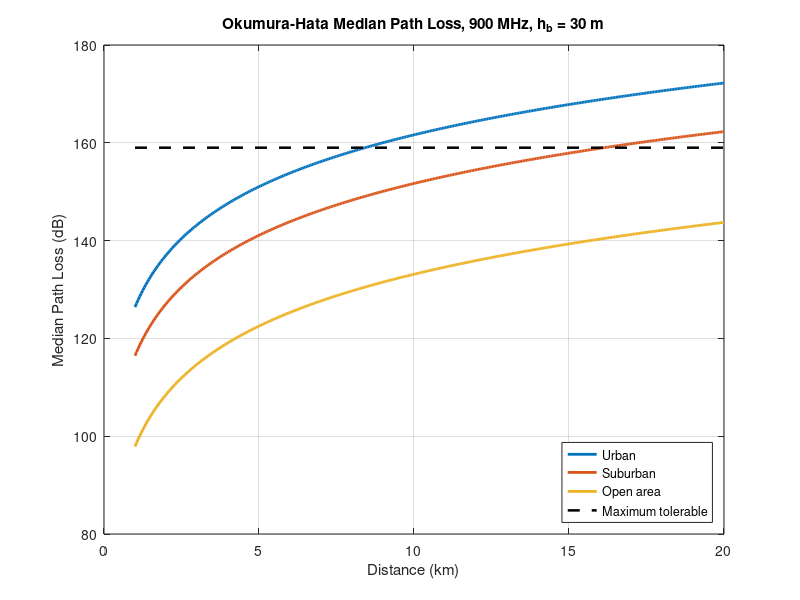
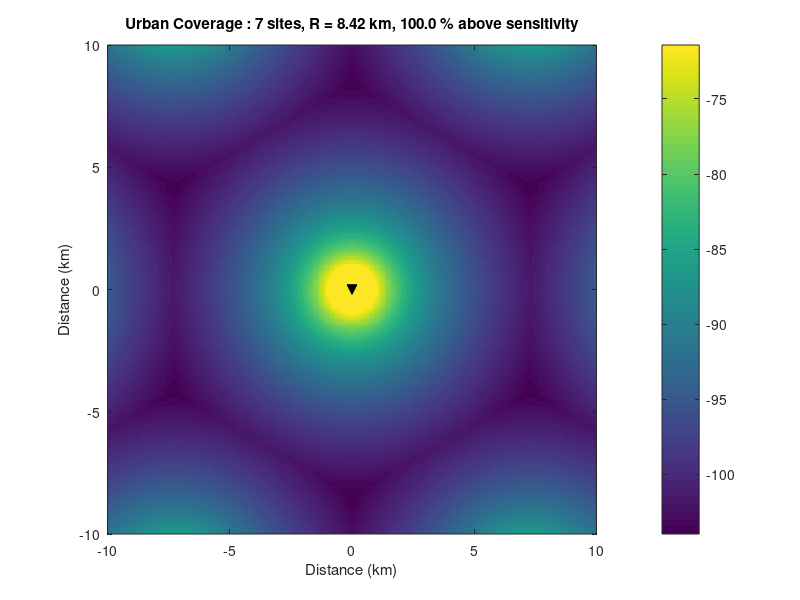

Recreate these plots in MATLAB, in order.
% Experiment 3 : Okumura-Hata Model and Coverage Prediction
clc; clear; close all;

%% Parameters
f     = 900;            % carrier frequency (MHz)
hb    = 30;             % base station antenna height (m)
hm    = 1.5;            % mobile antenna height (m)
EIRP  = 55;             % Pt + Gt + Gr (dBm)
Sens  = -104;           % receiver sensitivity (dBm)
side  = 20;             % service area side (km)
Area  = side^2;
maxPL = EIRP - Sens;

d = 1:0.05:20;

%% Mobile antenna correction factor, medium city
a_hm = (1.1*log10(f) - 0.7)*hm - (1.56*log10(f) - 0.8);

%% Hata path loss
L_urban = 69.55 + 26.16*log10(f) - 13.82*log10(hb) - a_hm ...
          + (44.9 - 6.55*log10(hb))*log10(d);
L_sub   = L_urban - 2*(log10(f/28))^2 - 5.4;
L_open  = L_urban - 4.78*(log10(f))^2 + 18.33*log10(f) - 40.94;

nEff = (44.9 - 6.55*log10(hb))/10;

fprintf('Mobile antenna correction a(hm) = %.4f dB\n',a_hm);
fprintf('Effective path loss exponent    = %.4f\n',nEff);
fprintf('Maximum tolerable path loss     = %.1f dB\n\n',maxPL);

fprintf('%-12s %12s %12s %14s %14s\n','Environment','L(1 km)','L(10 km)','Radius (km)','Sites');
L1 = [L_urban(1) L_sub(1) L_open(1)];
env = {'Urban','Suburban','Open'};
Rcov = zeros(1,3); Nsite = zeros(1,3);
for k = 1:3
    Rcov(k)  = 10^((maxPL - L1(k))/(10*nEff));
    Acell    = 1.5*sqrt(3)*Rcov(k)^2;
    Nsite(k) = max(1,ceil(Area/Acell));
    L10 = L1(k) + 10*nEff;
    fprintf('%-12s %12.2f %12.2f %14.2f %14d\n',env{k},L1(k),L10,Rcov(k),Nsite(k));
end

fprintf('\nSuburban correction = %.2f dB\n',L_urban(1)-L_sub(1));
fprintf('Open area correction = %.2f dB\n',L_urban(1)-L_open(1));

fprintf('\nValidity of the Hata model : 150-1500 MHz, hb 30-200 m, hm 1-10 m, d 1-20 km\n');
for k = 1:3
    if Rcov(k) > 20
        fprintf('  %-9s radius %.1f km exceeds the 20 km validity limit\n',env{k},Rcov(k));
    end
end

%% Effect of base station antenna height
fprintf('\n%8s %10s %14s %10s\n','hb (m)','n','Radius (km)','Sites');
for h = [30 45 60 100]
    ne  = (44.9 - 6.55*log10(h))/10;
    Lu1 = 69.55 + 26.16*log10(f) - 13.82*log10(h) ...
          - ((1.1*log10(f)-0.7)*hm - (1.56*log10(f)-0.8));
    Ls1 = Lu1 - 2*(log10(f/28))^2 - 5.4;
    Rh  = 10^((maxPL - Ls1)/(10*ne));
    fprintf('%8d %10.4f %14.2f %10d\n',h,ne,Rh,max(1,ceil(Area/(1.5*sqrt(3)*Rh^2))));
end

%% Figure 1 : path loss by environment
figure;
plot(d,L_urban,'LineWidth',2); hold on;
plot(d,L_sub,'LineWidth',2);
plot(d,L_open,'LineWidth',2);
plot([1 20],[maxPL maxPL],'k--','LineWidth',1.8);
grid on; xlabel('Distance (km)'); ylabel('Median Path Loss (dB)');
legend('Urban','Suburban','Open area','Maximum tolerable','Location','southeast');
title('Okumura-Hata Median Path Loss, 900 MHz, h_b = 30 m');

%% Figure 2 : coverage map built from the calculated coverage radius
% The layout is generated for the URBAN environment, whose coverage radius
% is the smallest of the three and therefore the demanding case. Base
% station spacing is sqrt(3)*R so that the hexagons of circumradius R
% tessellate without gaps.
Rcell = Rcov(1);                          % urban coverage radius (km)
q = []; r = [];
nring = ceil(side/(sqrt(3)*Rcell)) + 1;
for a = -nring:nring
    for b = -nring:nring
        if abs(a+b) <= nring, q(end+1,1) = a; r(end+1,1) = b; end
    end
end
xb = sqrt(3)*Rcell*(q + r/2);  yb = 1.5*Rcell*r;
keep = abs(xb) <= side/2 + Rcell & abs(yb) <= side/2 + Rcell;
xb = xb(keep); yb = yb(keep);

g  = -side/2:0.1:side/2;
[GX,GY] = meshgrid(g,g);
Prx = -inf(size(GX));
for b = 1:numel(xb)
    dd  = max(sqrt((GX-xb(b)).^2 + (GY-yb(b)).^2), 1);
    Lb  = L_urban(1) + 10*nEff*log10(dd);
    Prx = max(Prx, EIRP - Lb);
end
covered = 100*mean(Prx(:) >= Sens);

figure;
imagesc(g,g,Prx); set(gca,'YDir','normal'); hold on;
plot(xb,yb,'kv','MarkerFaceColor','k','MarkerSize',7);
colorbar; axis equal; axis([-side/2 side/2 -side/2 side/2]);
xlabel('Distance (km)'); ylabel('Distance (km)');
title(sprintf('Urban Coverage : %d sites, R = %.2f km, %.1f %% above sensitivity',...
      numel(xb),Rcell,covered));

fprintf('\nCoverage map, urban environment\n');
fprintf('  Coverage radius used      = %.2f km\n',Rcell);
fprintf('  Base station spacing      = %.2f km\n',sqrt(3)*Rcell);
fprintf('  Sites placed in the area  = %d\n',numel(xb));
fprintf('  Area above sensitivity    = %.2f %%\n',covered);

%% Estimated against actual site count
Aest = ceil(Area/(1.5*sqrt(3)*Rcell^2));
fprintf('\n  Site count from the area ratio = %d\n',Aest);
fprintf('  Sites actually placed          = %d\n',numel(xb));
fprintf('  The area ratio underestimates the requirement because the hexagons\n');
fprintf('  at the boundary of a square service area are only partly used.\n');
